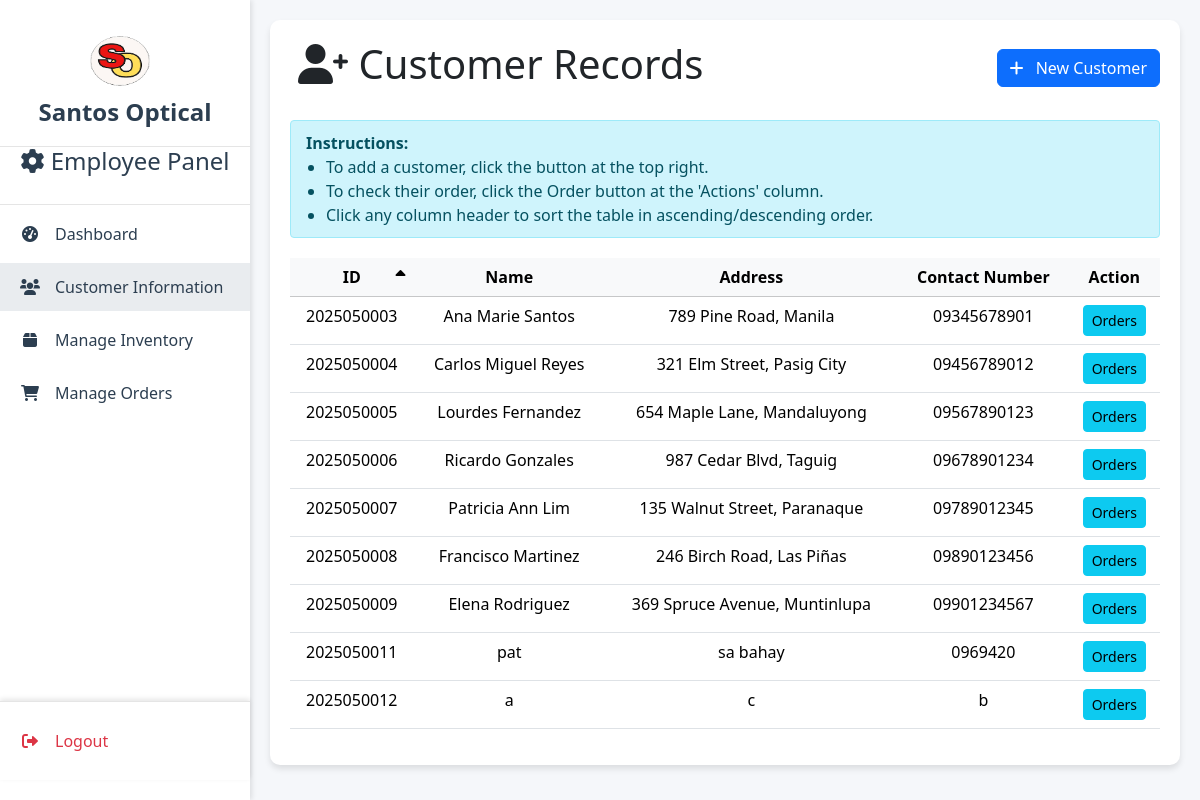
Screenshot of /customerRecords.php (signed in) with the database file from the repository.
### tables this page shows
CREATE TABLE `customer` (
  `CustomerID` int(10) NOT NULL,
  `CustomerName` varchar(100) DEFAULT NULL,
  `CustomerAddress` varchar(100) DEFAULT NULL,
  `CustomerContact` varchar(11) DEFAULT NULL,
  `CustomerInfo` varchar(500) DEFAULT NULL,
  `Notes` varchar(500) DEFAULT NULL,
  `Status` varchar(500) DEFAULT NULL,
  `Upd_by` varchar(50) DEFAULT NULL,
  `Upd_dt` timestamp NULL DEFAULT current_timestamp()
);

### customerFunctions.php (the view, shortened to what this page needs)
<?php
    function customerData($sort = 'CustomerID', $order = 'ASC')
        {
            $connection = connect();
            $validColumns = ['CustomerID', 'CustomerName', 'CustomerAddress', 'CustomerContact'];
            $sort = in_array($sort, $validColumns) ? $sort : 'CustomerID';
            $order = strtoupper($order) === 'DESC' ? 'DESC' : 'ASC';
            $sql = "SELECT * FROM customer WHERE Status = 'Active'
            ORDER BY $sort $order";
            $result = $connection->query($sql);
            while ($row = $result->fetch_assoc()){
                echo
                "<tr>
                    <td>$row[CustomerID]</td>
                    <td>$row[CustomerName]</td>
                    <td>$row[CustomerAddress]</td>
                    <td>$row[CustomerContact]</td>
                    <td>";
                        echo "
                            <button class='btn btn-info btn-sm view-orders' data-customer-id='$row[CustomerID]'>Orders</button>
                    </td>
                </tr>";
            }
        }
?>

### customerRecords.php (style rules this page uses)
body { background-color: #f5f7fa; display: flex; }

### rows the page displays
customer: CustomerID "2025050003", CustomerName "Ana Marie Santos", CustomerAddress "789 Pine Road, Manila", CustomerContact "09345678901"
customer: CustomerID "2025050004", CustomerName "Carlos Miguel Reyes", CustomerAddress "321 Elm Street, Pasig City", CustomerContact "09456789012"
customer: CustomerID "2025050005", CustomerName "Lourdes Fernandez", CustomerAddress "654 Maple Lane, Mandaluyong", CustomerContact "09567890123"
customer: CustomerID "2025050006", CustomerName "Ricardo Gonzales", CustomerAddress "987 Cedar Blvd, Taguig", CustomerContact "09678901234"
customer: CustomerID "2025050007", CustomerName "Patricia Ann Lim", CustomerAddress "135 Walnut Street, Paranaque", CustomerContact "09789012345"
customer: CustomerID "2025050008", CustomerName "Francisco Martinez", CustomerAddress "246 Birch Road, Las Piñas", CustomerContact "09890123456"
customer: CustomerID "2025050009", CustomerName "Elena Rodriguez", CustomerAddress "369 Spruce Avenue, Muntinlupa", CustomerContact "09901234567"
customer: CustomerID "2025050011", CustomerName "pat", CustomerAddress "sa bahay", CustomerContact "0969420"
customer: CustomerID "2025050012", CustomerName "a", CustomerAddress "c", CustomerContact "b"

### other values shown
$panel "Employee Panel"
